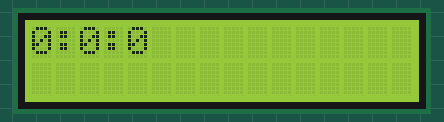
Recording of a sketch running on a simulated Arduino Uno, built with avr-gcc and run on an emulated ATmega328P. Parts: 16×2 character LCD.

Above: at 0.1 s.
At 4.1 s:
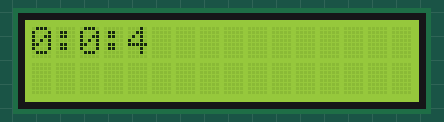
At 9.1 s:
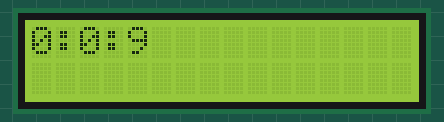
At 19.2 s:
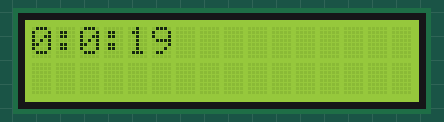
At 28.2 s:
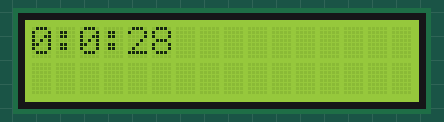
At 38.3 s:
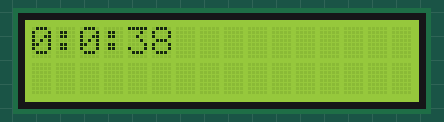

Measured:
- what the display in image 1 shows lasts 1.0 s, from 4.1 s to 5.1 s

The sketch:

timp_start_afisare_test.ino
```cpp
#include <LiquidCrystal_PCF8574.h>
#include "Arduino.h"
LiquidCrystal_PCF8574 lcd(0x27);  // set the LCD address to 0x27 for a 16 chars and 2 line display
unsigned long startMillis;
unsigned long currentMillis;
const unsigned long period = 1000;  //the value is a number of milliseconds (1 second)
unsigned int seconds=0,minutes=0,hours=0;

void setup()
{
 lcd.begin(16, 2);
 lcd.setBacklight(255);
 lcd.clear();
 startMillis = millis();  //initial start time
}

void timp_start()
{
  lcd.setCursor(0,0);
  currentMillis = millis();  //get the current "time" (actually the number of milliseconds since the program started)
  if (currentMillis - startMillis >= period)  //test whether the period has elapsed
  {
    seconds++;
    startMillis = currentMillis;  //IMPORTANT to save the start time of the current LED state.
  }
  if(seconds==60)
  {
    seconds=0; minutes++; lcd.clear();
  }
  if(minutes==60)
  {
    minutes=0; hours++;
  }
  lcd.print(hours);
  lcd.write(':');
  lcd.print(minutes);
  lcd.write(':');
  lcd.print(seconds);
}

void loop()
{
  timp_start();

}
```
